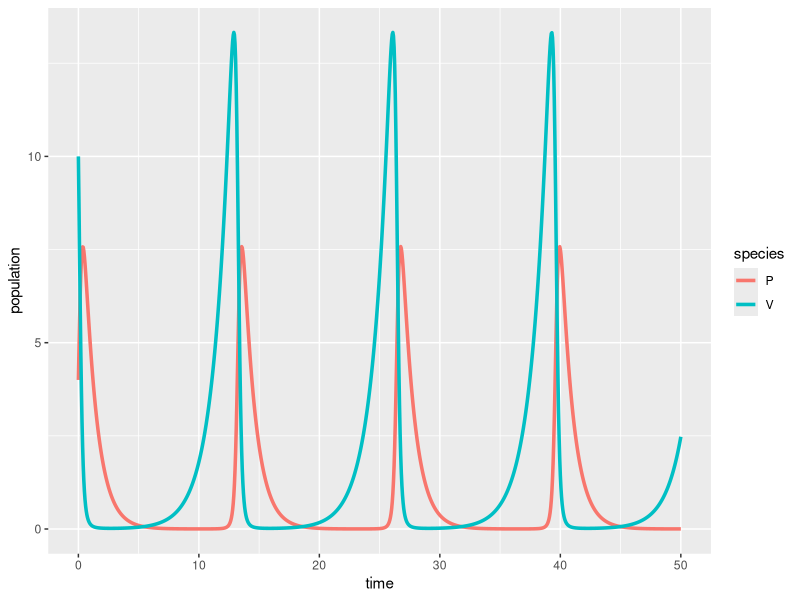

Recreate this plot in R.
## ---- chunk 1
#| message: false
#| warning: false
# load libraries ----
library(tidyverse)
library(deSolve)
library(kableExtra)
## ---- chunk 2
# Create a sequence of times (days) ----
time <- seq(from = 0, to = 50, by = 0.05)

# Set some parameter values (these can change - keep it in mind) ----
parameters <- c(r = .74, alpha = 0.8, beta = 0.5, q = 1)

# Set the initial condition (prey and predator populations at t = 0) ----
# Recall: V = prey, P = predator
init_cond <- c(V = 10, P = 4)

# Prepare the series of differential equations as a function ----
lv_equations <- function(time, init_cond, parameters) {
  with(as.list(c(init_cond, parameters)), {
    dVdt = r * V - alpha * V * P
    dPdt = beta * V * P - q * P
    
    
    return(list(c(dVdt, dPdt)))
  })
}

# Find the approximate the solution using `deSolve::ode()` ----
approx_lv <- ode(y = init_cond, times = time, func = lv_equations, parms = parameters)

# Check the class ----
class(approx_lv)

# We really want this to be a data frame, AND we want both prey (V) and predator (P) to be in the same column -- we'll learn why in EDS 221 (tidy data) ----
approx_lk_df <- data.frame(approx_lv) |> 
  pivot_longer(cols = c(V, P), names_to = "species", values_to = "population")

# Plot it ----
ggplot(data = approx_lk_df, aes(x = time, y = population)) +
  geom_line(aes(color = species), linewidth = 1.2)
